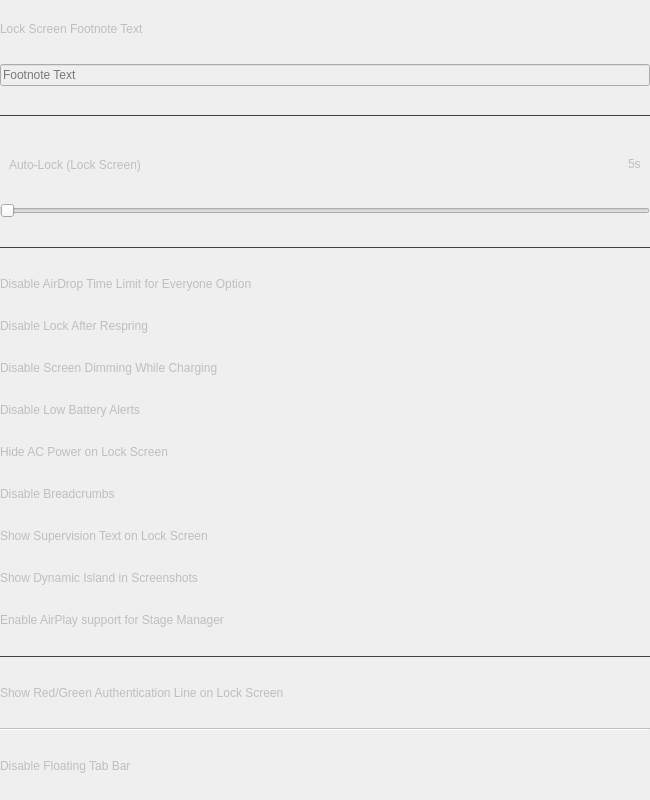
                <widget class="QWidget" name="scrollAreaWidgetContents">
                 <property name="geometry">
                  <rect>
                   <x>0</x>
                   <y>0</y>
                   <width>650</width>
                   <height>800</height>
                  </rect>
                 </property>
                 <property name="sizePolicy">
                  <sizepolicy hsizetype="Preferred" vsizetype="Expanding">
                   <horstretch>0</horstretch>
                   <verstretch>0</verstretch>
                  </sizepolicy>
                 </property>
                 <property name="minimumSize">
                  <size>
                   <width>650</width>
                   <height>500</height>
                  </size>
                 </property>
                 <property name="maximumSize">
                  <size>
                   <width>650</width>
                   <height>2000</height>
                  </size>
                 </property>
                 <layout class="QVBoxLayout" name="verticalLayout_9">
                  <property name="leftMargin">
                   <number>0</number>
                  </property>
                  <property name="topMargin">
                   <number>0</number>
                  </property>
                  <property name="rightMargin">
                   <number>0</number>
                  </property>
                  <property name="bottomMargin">
                   <number>0</number>
                  </property>
                  <item>
                   <widget class="QWidget" name="springboardOptionsPageContent" native="true">
                    <property name="enabled">
                     <bool>false</bool>
                    </property>
                    <property name="maximumSize">
                     <size>
                      <width>650</width>
                      <height>16777215</height>
                     </size>
                    </property>
                    <layout class="QVBoxLayout" name="_2">
                     <property name="leftMargin">
                      <number>0</number>
                     </property>
                     <property name="topMargin">
                      <number>0</number>
                     </property>
                     <property name="rightMargin">
                      <number>0</number>
                     </property>
                     <property name="bottomMargin">
                      <number>0</number>
                     </property>
                     <item>
                      <widget class="QLabel" name="footnoteLbl">
                       <property name="sizePolicy">
                        <sizepolicy hsizetype="Preferred" vsizetype="Fixed">
                         <horstretch>0</horstretch>
                         <verstretch>0</verstretch>
                        </sizepolicy>
                       </property>
                       <property name="text">
                        <string>Lock Screen Footnote Text</string>
                       </property>
                      </widget>
                     </item>
                     <item>
                      <widget class="QLineEdit" name="footnoteTxt">
                       <property name="placeholderText">
                        <string>Footnote Text</string>
                       </property>
                      </widget>
                     </item>
                     <item>
                      <widget class="Line" name="footnoteLine">
                       <property name="styleSheet">
                        <string notr="true">QFrame {
	color: #414141;
}</string>
                       </property>
                       <property name="frameShadow">
                        <enum>QFrame::Plain</enum>
                       </property>
                       <property name="orientation">
                        <enum>Qt::Horizontal</enum>
                       </property>
                      </widget>
                     </item>
                     <item>
                      <widget class="QWidget" name="autoLockLbl" native="true">
                       <property name="sizePolicy">
                        <sizepolicy hsizetype="Preferred" vsizetype="Fixed">
                         <horstretch>0</horstretch>
                         <verstretch>0</verstretch>
                        </sizepolicy>
                       </property>
                       <layout class="QHBoxLayout" name="horizontalLayout_16">
                        <property name="sizeConstraint">
                         <enum>QLayout::SetDefaultConstraint</enum>
                        </property>
                        <property name="bottomMargin">
                         <number>1</number>
                        </property>
                        <item>
                         <widget class="QLabel" name="lockScreenAutoLockLabel">
                          <property name="sizePolicy">
                           <sizepolicy hsizetype="Preferred" vsizetype="Fixed">
                            <horstretch>0</horstretch>
                            <verstretch>0</verstretch>
                           </sizepolicy>
                          </property>
                          <property name="text">
                           <string>Auto‑Lock (Lock Screen)</string>
                          </property>
                         </widget>
                        </item>
                        <item>
                         <spacer name="horizontalSpacer_10">
                          <property name="orientation">
                           <enum>Qt::Horizontal</enum>
                          </property>
                          <property name="sizeHint" stdset="0">
                           <size>
                            <width>40</width>
                            <height>20</height>
                           </size>
                          </property>
                         </spacer>
                        </item>
                        <item>
                         <widget class="QLabel" name="lockScreenAutoLockValueLabel">
                          <property name="sizePolicy">
                           <sizepolicy hsizetype="Preferred" vsizetype="Fixed">
                            <horstretch>0</horstretch>
                            <verstretch>0</verstretch>
                           </sizepolicy>
                          </property>
                          <property name="text">
                           <string notr="true">5s</string>
                          </property>
                         </widget>
                        </item>
                       </layout>
                      </widget>
                     </item>
                     <item>
                      <widget class="QSlider" name="lockScreenAutoLockSlider">
                       <property name="minimum">
                        <number>5</number>
                       </property>
                       <property name="maximum">
                        <number>100</number>
                       </property>
                       <property name="value">
                        <number>5</number>
                       </property>
                       <property name="orientation">
                        <enum>Qt::Horizontal</enum>
                       </property>
                      </widget>
                     </item>
                     <item>
                      <widget class="Line" name="lockScreenAutoLockSeparator">
                       <property name="styleSheet">
                        <string notr="true">QFrame {
	color: #414141;
}</string>
                       </property>
                       <property name="frameShadow">
                        <enum>QFrame::Plain</enum>
                       </property>
                       <property name="orientation">
                        <enum>Qt::Horizontal</enum>
                       </property>
                      </widget>
                     </item>
                     <item>
                      <widget class="QWidget" name="airdropTimeLimitContent" native="true">
                       <property name="sizePolicy">
                        <sizepolicy hsizetype="Preferred" vsizetype="Fixed">
                         <horstretch>0</horstretch>
                         <verstretch>0</verstretch>
                        </sizepolicy>
                       </property>
                       <layout class="QVBoxLayout" name="verticalLayout_58">
                        <property name="leftMargin">
                         <number>0</number>
                        </property>
                        <property name="topMargin">
                         <number>0</number>
                        </property>
                        <property name="rightMargin">
                         <number>0</number>
                        </property>
                        <property name="bottomMargin">
                         <number>0</number>
                        </property>
                        <item>
                         <widget class="QLabel" name="label_46">
                          <property name="text">
                           <string>Disable AirDrop Time Limit for Everyone Option</string>
                          </property>
                         </widget>
                        </item>
                        <item>
                         <layout class="QHBoxLayout" name="airdropTimeLimitBtns"/>
                        </item>
                       </layout>
                      </widget>
                     </item>
                     <item>
                      <widget class="QWidget" name="disableLockRespringContent" native="true">
                       <property name="sizePolicy">
                        <sizepolicy hsizetype="Preferred" vsizetype="Fixed">
                         <horstretch>0</horstretch>
                         <verstretch>0</verstretch>
                        </sizepolicy>
                       </property>
                       <layout class="QVBoxLayout" name="verticalLayout_48">
                        <property name="leftMargin">
                         <number>0</number>
                        </property>
                        <property name="topMargin">
                         <number>0</number>
                        </property>
                        <property name="rightMargin">
                         <number>0</number>
                        </property>
                        <property name="bottomMargin">
                         <number>0</number>
                        </property>
                        <item>
                         <widget class="QLabel" name="label_36">
                          <property name="text">
                           <string>Disable Lock After Respring</string>
                          </property>
                         </widget>
                        </item>
                        <item>
                         <layout class="QHBoxLayout" name="disableLockRespringBtns"/>
                        </item>
                       </layout>
                      </widget>
                     </item>
                     <item>
                      <widget class="QWidget" name="disableDimmingContent" native="true">
                       <property name="sizePolicy">
                        <sizepolicy hsizetype="Preferred" vsizetype="Fixed">
                         <horstretch>0</horstretch>
                         <verstretch>0</verstretch>
                        </sizepolicy>
                       </property>
                       <layout class="QVBoxLayout" name="verticalLayout_49">
                        <property name="leftMargin">
                         <number>0</number>
                        </property>
                        <property name="topMargin">
                         <number>0</number>
                        </property>
                        <property name="rightMargin">
                         <number>0</number>
                        </property>
                        <property name="bottomMargin">
                         <number>0</number>
                        </property>
                        <item>
                         <widget class="QLabel" name="label_37">
                          <property name="text">
                           <string>Disable Screen Dimming While Charging</string>
                          </property>
                         </widget>
                        </item>
                        <item>
                         <layout class="QHBoxLayout" name="disableDimmingBtns"/>
                        </item>
                       </layout>
                      </widget>
                     </item>
                     <item>
                      <widget class="QWidget" name="lowBatteryAlertsContent" native="true">
                       <property name="sizePolicy">
                        <sizepolicy hsizetype="Preferred" vsizetype="Fixed">
                         <horstretch>0</horstretch>
                         <verstretch>0</verstretch>
                        </sizepolicy>
                       </property>
                       <layout class="QVBoxLayout" name="verticalLayout_50">
                        <property name="leftMargin">
                         <number>0</number>
                        </property>
                        <property name="topMargin">
                         <number>0</number>
                        </property>
                        <property name="rightMargin">
                         <number>0</number>
                        </property>
                        <property name="bottomMargin">
                         <number>0</number>
                        </property>
                        <item>
                         <widget class="QLabel" name="label_38">
                          <property name="text">
                           <string>Disable Low Battery Alerts</string>
                          </property>
                         </widget>
                        </item>
                        <item>
                         <layout class="QHBoxLayout" name="lowBatteryAlertsBtns"/>
                        </item>
                       </layout>
                      </widget>
                     </item>
                     <item>
                      <widget class="QWidget" name="hideACPowerContent" native="true">
                       <property name="sizePolicy">
                        <sizepolicy hsizetype="Preferred" vsizetype="Fixed">
                         <horstretch>0</horstretch>
                         <verstretch>0</verstretch>
                        </sizepolicy>
                       </property>
                       <layout class="QVBoxLayout" name="verticalLayout_51">
                        <property name="leftMargin">
                         <number>0</number>
                        </property>
                        <property name="topMargin">
                         <number>0</number>
                        </property>
                        <property name="rightMargin">
                         <number>0</number>
                        </property>
                        <property name="bottomMargin">
                         <number>0</number>
                        </property>
                        <item>
                         <widget class="QLabel" name="label_39">
                          <property name="text">
                           <string>Hide AC Power on Lock Screen</string>
                          </property>
                         </widget>
                        </item>
                        <item>
                         <layout class="QHBoxLayout" name="hideACPowerBtns"/>
                        </item>
                       </layout>
                      </widget>
                     </item>
                     <item>
                      <widget class="QWidget" name="disableCrumbContent" native="true">
                       <property name="sizePolicy">
                        <sizepolicy hsizetype="Preferred" vsizetype="Fixed">
                         <horstretch>0</horstretch>
                         <verstretch>0</verstretch>
                        </sizepolicy>
                       </property>
                       <property name="toolTip">
                        <string>Removes '&lt; PreviousAppName' glyph in Status Bar when being forwarded to another app.</string>
                       </property>
                       <layout class="QVBoxLayout" name="verticalLayout_52">
                        <property name="leftMargin">
                         <number>0</number>
                        </property>
                        <property name="topMargin">
                         <number>0</number>
                        </property>
                        <property name="rightMargin">
                         <number>0</number>
                        </property>
                        <property name="bottomMargin">
                         <number>0</number>
                        </property>
                        <item>
                         <widget class="QLabel" name="label_40">
                          <property name="text">
                           <string>Disable Breadcrumbs</string>
                          </property>
                         </widget>
                        </item>
                        <item>
                         <layout class="QHBoxLayout" name="disableCrumbBtns"/>
                        </item>
                       </layout>
                      </widget>
                     </item>
                     <item>
                      <widget class="QWidget" name="supervisionTextContent" native="true">
                       <property name="sizePolicy">
                        <sizepolicy hsizetype="Preferred" vsizetype="Fixed">
                         <horstretch>0</horstretch>
                         <verstretch>0</verstretch>
                        </sizepolicy>
                       </property>
                       <property name="toolTip">
                        <string>Shows info about the device supervision status and organization at the bottom of the lock screen.</string>
                       </property>
                       <layout class="QVBoxLayout" name="verticalLayout_53">
                        <property name="leftMargin">
                         <number>0</number>
                        </property>
                        <property name="topMargin">
                         <number>0</number>
                        </property>
                        <property name="rightMargin">
                         <number>0</number>
                        </property>
                        <property name="bottomMargin">
                         <number>0</number>
                        </property>
                        <item>
                         <widget class="QLabel" name="label_41">
                          <property name="text">
                           <string>Show Supervision Text on Lock Screen</string>
                          </property>
                         </widget>
                        </item>
                        <item>
                         <layout class="QHBoxLayout" name="supervisionTextBtns"/>
                        </item>
                       </layout>
                      </widget>
                     </item>
                     <item>
                      <widget class="QWidget" name="showDIInScreenshotsContent" native="true">
                       <property name="sizePolicy">
                        <sizepolicy hsizetype="Preferred" vsizetype="Fixed">
                         <horstretch>0</horstretch>
                         <verstretch>0</verstretch>
                        </sizepolicy>
                       </property>
                       <layout class="QVBoxLayout" name="verticalLayout_54">
                        <property name="leftMargin">
                         <number>0</number>
                        </property>
                        <property name="topMargin">
                         <number>0</number>
                        </property>
                        <property name="rightMargin">
                         <number>0</number>
                        </property>
                        <property name="bottomMargin">
                         <number>0</number>
                        </property>
                        <item>
                         <widget class="QLabel" name="label_42">
                          <property name="text">
                           <string>Show Dynamic Island in Screenshots</string>
                          </property>
                         </widget>
                        </item>
                        <item>
                         <layout class="QHBoxLayout" name="showDIInScreenshotsBtns"/>
                        </item>
                       </layout>
                      </widget>
                     </item>
                     <item>
                      <widget class="QWidget" name="enableAirPlayContent" native="true">
                       <property name="sizePolicy">
                        <sizepolicy hsizetype="Preferred" vsizetype="Fixed">
                         <horstretch>0</horstretch>
                         <verstretch>0</verstretch>
                        </sizepolicy>
                       </property>
                       <layout class="QVBoxLayout" name="verticalLayout_55">
                        <property name="leftMargin">
                         <number>0</number>
                        </property>
                        <property name="topMargin">
                         <number>0</number>
                        </property>
                        <property name="rightMargin">
                         <number>0</number>
                        </property>
                        <property name="bottomMargin">
                         <number>0</number>
                        </property>
                        <item>
                         <widget class="QLabel" name="label_43">
                          <property name="text">
                           <string>Enable AirPlay support for Stage Manager</string>
                          </property>
                         </widget>
                        </item>
                        <item>
                         <layout class="QHBoxLayout" name="enableAirPlayBtns"/>
                        </item>
                       </layout>
                      </widget>
                     </item>
                     <item>
                      <widget class="Line" name="line_2">
                       <property name="styleSheet">
                        <string notr="true">QFrame {
	color: #414141;
}</string>
                       </property>
                       <property name="frameShadow">
                        <enum>QFrame::Plain</enum>
                       </property>
                       <property name="orientation">
                        <enum>Qt::Horizontal</enum>
                       </property>
                      </widget>
                     </item>
                     <item>
                      <widget class="QWidget" name="authEngUIContent" native="true">
                       <property name="sizePolicy">
                        <sizepolicy hsizetype="Preferred" vsizetype="Fixed">
                         <horstretch>0</horstretch>
                         <verstretch>0</verstretch>
                        </sizepolicy>
                       </property>
                       <layout class="QVBoxLayout" name="verticalLayout_56">
                        <property name="leftMargin">
                         <number>0</number>
                        </property>
                        <property name="topMargin">
                         <number>0</number>
                        </property>
                        <property name="rightMargin">
                         <number>0</number>
                        </property>
                        <property name="bottomMargin">
                         <number>0</number>
                        </property>
                        <item>
                         <widget class="QLabel" name="label_44">
                          <property name="text">
                           <string>Show Red/Green Authentication Line on Lock Screen</string>
                          </property>
                         </widget>
                        </item>
                        <item>
                         <layout class="QHBoxLayout" name="authEngUIBtns"/>
                        </item>
                       </layout>
                      </widget>
                     </item>
                     <item>
                      <widget class="Line" name="line">
                       <property name="orientation">
                        <enum>Qt::Horizontal</enum>
                       </property>
                      </widget>
                     </item>
                     <item>
                      <widget class="QWidget" name="floatingTabBarContent" native="true">
                       <property name="sizePolicy">
                        <sizepolicy hsizetype="Preferred" vsizetype="Fixed">
                         <horstretch>0</horstretch>
                         <verstretch>0</verstretch>
                        </sizepolicy>
                       </property>
                       <layout class="QVBoxLayout" name="verticalLayout_57">
                        <property name="leftMargin">
                         <number>0</number>
                        </property>
                        <property name="topMargin">
                         <number>0</number>
                        </property>
                        <property name="rightMargin">
                         <number>0</number>
                        </property>
                        <property name="bottomMargin">
                         <number>0</number>
                        </property>
                        <item>
                         <widget class="QLabel" name="label_45">
                          <property name="text">
                           <string>Disable Floating Tab Bar</string>
                          </property>
                         </widget>
                        </item>
                        <item>
                         <layout class="QHBoxLayout" name="floatingTabBarBtns"/>
                        </item>
                       </layout>
                      </widget>
                     </item>
                    </layout>
                   </widget>
                  </item>
                 </layout>
                </widget>
